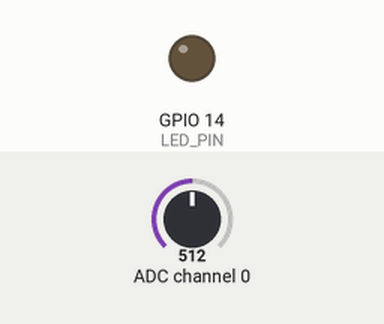
This program was run on a simulated Raspberry Pi (BCM pin numbers). On the bench: output pins drawn as LEDs (lit = HIGH). The test bench sets the inputs (shaded band); at power-on: ADC channel 0 = 512 (analog values on the 0–1023 scale). What the program prints to the terminal is not drawn.

Above: at 1.2 s.
1.3 s: ADC channel 0 set to 504
At 2.0 s:
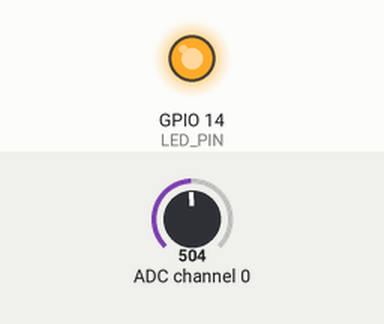
3.0 s: ADC channel 0 set to 522
At 4.2 s:
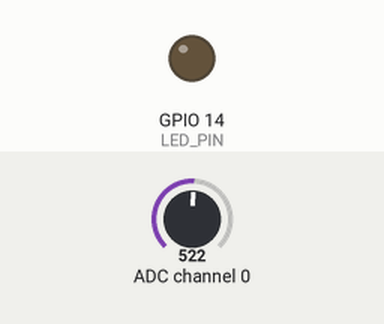
4.5 s: ADC channel 0 set to 511
At 5.6 s:
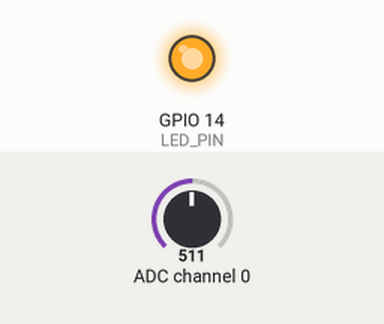
Timing chart, 0 to 7.5 s (numbered marks = the images above; inputs shaded):
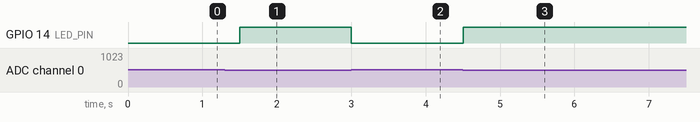

The program:

LDR_task.py
```python
import spidev
import RPi.GPIO as GPIO
import time

LED_PIN = 14

GPIO.setmode(GPIO.BCM)
GPIO.setup(LED_PIN, GPIO.OUT)

# SPI 인스턴스 생성
spi = spidev.SpiDev()

# SPI 통신 시작
spi.open(0, 0)  # bus : 0, dev : 0

# SPI 통신 속도 설정
spi.max_speed_hz = 1000000

# 채널에서 SPI 데이터 읽기 (0~1023)
def analog_read(channel):
    # [byte_1, byte_2, byte_3]
    # byte_2 : channed config(channel 0) (+8) -> 0000 1000 -> 1000 0000
    ret = spi.xfer2([1, ( 8 +channel) << 4, 0])
    print(ret)
    adc_out = ((ret[1] & 3) << 8) + ret[2]
    return adc_out

try:
    while True :
        reading = analog_read(0)   # reading(0~1023)
        print("Reading=%d" % reading)
        if reading<512:
            print('값이 512보다 작습니다. LED를 켭니다')
            GPIO.output(LED_PIN, GPIO.HIGH)
        else:
            GPIO.output(LED_PIN, GPIO.LOW)
        time.sleep(0.5)
finally:
    spi.close()
    GPIO.cleanup()
    print('Cleanup and exit')
```

Measured:
- the behaviour switches between 512 and 511 on ADC channel 0 (found by bisection; images 0 and 1)
- after the input at 1.3 s, GPIO 14 (LED_PIN): LOW → HIGH after 0.20 s
- after the input at 3.0 s, GPIO 14 (LED_PIN): HIGH → LOW at once
- after the input at 4.5 s, GPIO 14 (LED_PIN): LOW → HIGH at once
